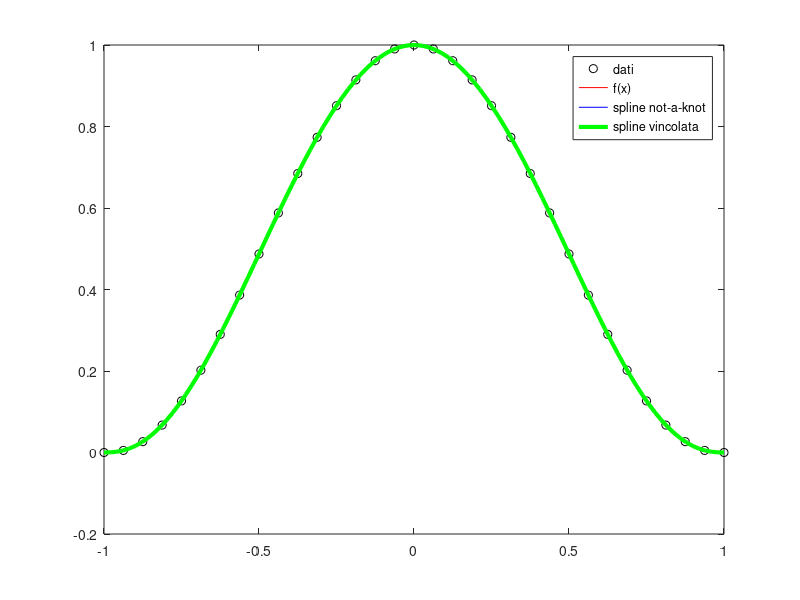
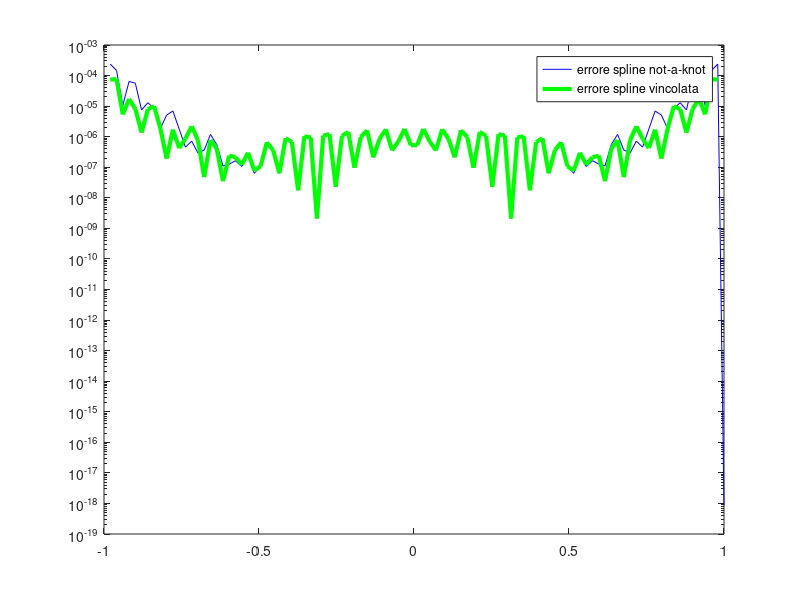

Source code (MATLAB) for these figures, in order:
clear all
clc

a = -1;
b = 1;

f = @(x) (1-x.^2).^(5/2);
fd = @(x) (5/2)*(1-x.^2).^(5/2-1).*(-2*x);
f0 = fd(-1);
fn = fd(1);
z = linspace(a,b);
fz = f(z);

for k = 2:5
    n = 2^k;
    x = -1+2*(0:n)/n;
    y = f(x);
    s = spline(x,y,z);
    s1 = spline(x,[f0 y fn],z);
    figure(1)
    plot(x,y,'ko',z,fz,'r',z,s,'b',z,s1,'g','linewidth',3)
    legend('dati','f(x)','spline not-a-knot','spline vincolata')
    pause
    figure(2)
    semilogy(z,abs(s-fz),'b',z,abs(s1-fz),'g','linewidth',3)
    legend('errore spline not-a-knot','errore spline vincolata')
    err = norm(fz-s,inf)
    err1 = norm(fz-s1,inf)
    pause
end

% la spline vincolata fornisce un'approssimazione più
% accurata della spline not-a-knot in quanto, a differenza di
% quest'ultima, oltre alle condizioni di interpolazione, soddisfa
% due ulteriori condizioni che la collegano alla funzione f
